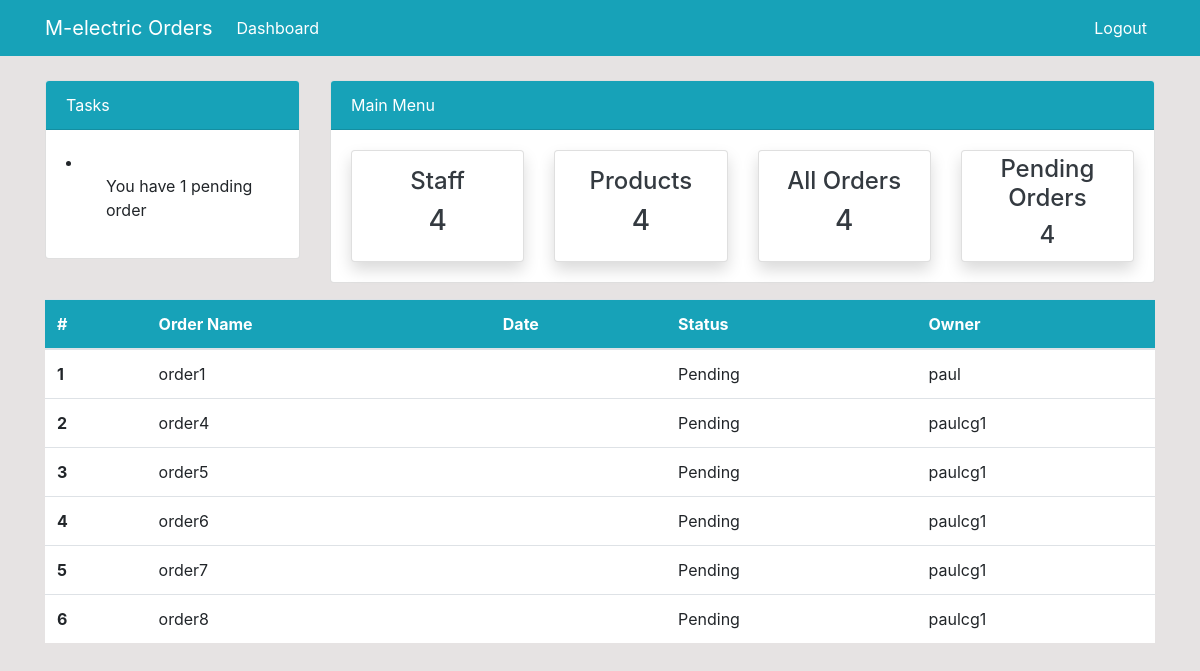
The page /orders (signed in) on the database as committed earlier.
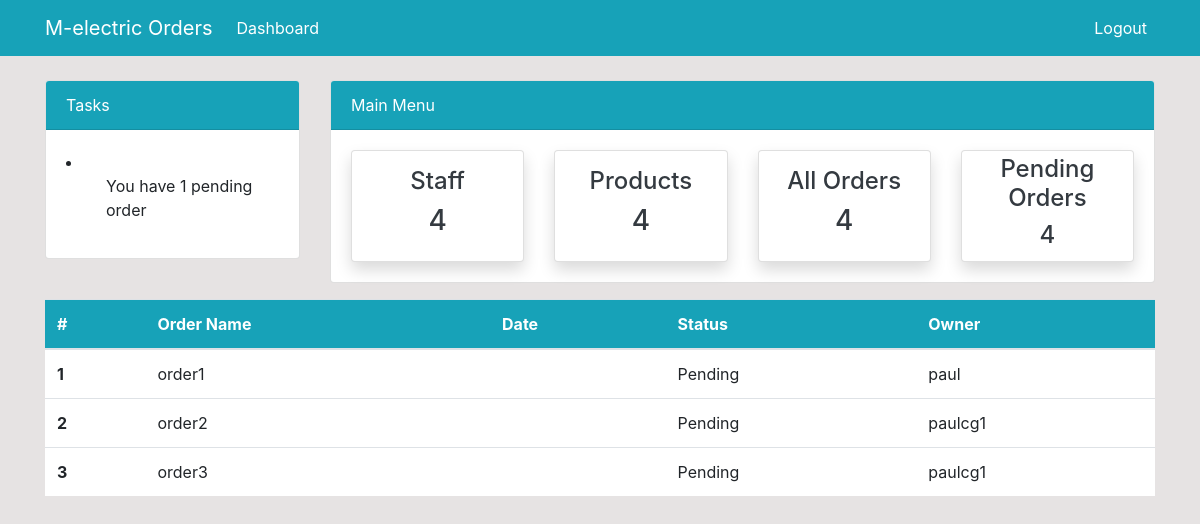
The same page on the database as committed later.
### dashboard/models.py (models this page shows, shortened)
class Order(models.Model):
	description = models.CharField('Order Description', max_length=100)
	status = models.CharField('Status', max_length=50, choices=STATUS)
	user = models.ForeignKey(User, blank=True, null=True, on_delete=models.CASCADE)
	products = models.ManyToManyField(Product, blank=True, through='ThroughModel')
	created = models.DateTimeField(auto_now_add=True)
	approval_date = models.DateTimeField('Approval Date', blank=True, null=True)

### dashboard/views.py (the view)
# urls.py: path('orders', views.orders, name='orders'),
@login_required
def orders(request):
    orders_list = Order.objects.all()
    return render(request, 'dashboard/orders.html', {'orders_list':orders_list})

### templates/dashboard/orders.html (shortened to what this page needs)
{% extends 'partials/base.html' %}
{% block content %}
{% include 'partials/topnav.html' %}
    <div class="container">
        <div class="row my-3">
            <div class="col-md-12">
                <table class="table bg-white">
                    <thead class="bg-info">
                        <tr class="text-white">
                            <th scope="col">#</th>
                            <th scope="col">Order Name</th>
                            <th scope="col">Date</th>
                            <th scope="col">Status</th>
                            <th scope="col">Owner</th>
                        </tr>
                    </thead>
                    <tbody>
                        {% for order in orders_list %}
                        <tr>
                            <th scope="row">{{ forloop.counter }}</th>
                            <td>{{ order.description }}</td>
                            <td>{{ order.approval_date.date }}</td>
                            <td>{{ order.status }}</td>
                            <td>{{ order.user }}</td>
                        </tr>
                        {% endfor %}
                    </tbody>
                </table>
            </div>
        </div>
    </div>
{% endblock %}

### templates/partials/base.html (shortened to what this page needs)
{% load static %}
<!doctype html>
<html lang="en">
  <head>
    <link rel="stylesheet" href="https://cdn.jsdelivr.net/npm/bootstrap@4.6.0/dist/css/bootstrap.min.css">
    <link rel="stylesheet" href="{% static 'style.css' %}">
  </head>
  <body>
      {% include 'partials/nav.html' %}
      {% block content %}
      {% endblock %}
  </body>
</html>

### templates/partials/nav.html (shortened to what this page needs)
<nav class="navbar navbar-expand-lg navbar-info bg-info">
    {% if user.is_authenticated %}
    <div class="container">
        <a class="navbar-brand text-white" href="{% url 'index' %}">M-electric Orders</a>
        <div class="collapse navbar-collapse" id="navbarSupportedContent">
            <ul class="navbar-nav mr-auto">
                <li class="nav-item active">
                    <a class="nav-link text-white" href="{% url 'index' %}">Dashboard </a>
                </li>
            </ul>
            <ul class="navbar-nav ml-auto">
                <li class="nav-item">
                    <a class="nav-link text-white" href="{% url 'logout' %}">Logout</a>
                </li>
            </ul>
            {% endif %}
        </div>
    </div>
</nav>

### templates/partials/topnav.html (shortened to what this page needs)
    <div class="container">
        <div class="row mt-4">
            <div class="col-md-3">
                <div class="card">
                    <div class="card-header bg-info text-white">
                        Tasks
                    </div>
                    <div class="card-body">
                        <li>
                            <ul>You have 1 pending order</ul>
                        </li>
                    </div>
                </div>
            </div>
            <div class="col-md-9">
                <div class="card">
                    <div class="card-header bg-info text-white">
                        Main Menu
                    </div>
                    <div class="card-body">
                        <div class="row">
                            <div class="col-md-3">
                                <a class="text-decoration-none text-dark" href="{% url 'staff' %}">
                                    <div class="card my-card shadow text-center p-3">
                                        <h4>Staff</h4>
                                        <h3>4</h3>
                                    </div>
                                </a>
                            </div>
                            <div class="col-md-3">
                                <a class="text-decoration-none text-dark" href="{% url 'products' %}">
                                    <div class="card my-card shadow text-center p-3">
                                        <h4>Products </h4>
                                        <h3>4</h3>
                                    </div>
                                </a>
                            </div>
                            <div class="col-md-3">
                                <a class="text-decoration-none text-dark" href="{% url 'orders' %}">
                                    <div class="card my-card shadow text-center p-3">
                                        <h4>All Orders </h4>
                                        <h3>4</h3>
                                    </div>
                                </a>
                            </div>
                            <div class="col-md-3">
                                <a class="text-decoration-none text-dark" href="{% url 'orders' %}">
                                    <div class="card my-card shadow text-center p-1">
                                        <h4>Pending Orders</h4>
                                        <h4>4</h4>
                                    </div>
                                </a>
                            </div>
                        </div>
                    </div>
                </div>
            </div>
        </div>
    </div>

### static/style.css (style rules this page uses)
body { background: rgb(230, 227, 227); }

Rows that differ between the two databases and show on the page:
removed Order: description "order4", status "Pending", user "paulcg1"
removed Order: description "order5", status "Pending", user "paulcg1"
removed Order: description "order6", status "Pending", user "paulcg1"
removed Order: description "order7", status "Pending", user "paulcg1"
removed Order: description "order8", status "Pending", user "paulcg1"
added Order: description "order2", status "Pending", user "paulcg1"
added Order: description "order3", status "Pending", user "paulcg1"
